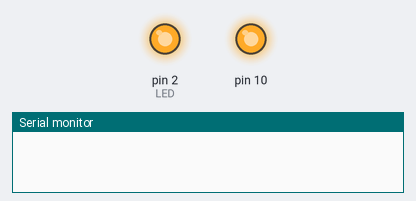
A sketch run on a simulated Arduino Uno, built with avr-gcc and run on an emulated ATmega328P. On the bench: output pins drawn as LEDs (lit = HIGH), the last lines printed to the serial monitor. No radio packets arrive unless stated.

Above: at 0.3 s.
At 5.6 s:
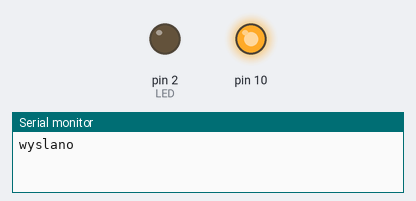
Timing chart, 0 to 13.7 s (numbered marks = the images above):
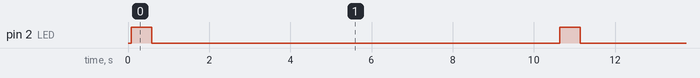

Measured:
- by itself, pin 2 (LED): alternates HIGH for 0.50 s and LOW for 10.1 s

The sketch:

komunikacja_do_ula_nadawanie.ino
```cpp
#include <SPI.h>
#include <LoRa.h>

#define SS 5
#define RST 22
#define DIO0 21
#define LED 2

void setup() {
  pinMode(LED, OUTPUT);
  Serial.begin(115200);
  SPI.begin();
  LoRa.setPins(SS,RST,DIO0);

  while (!LoRa.begin(868E6)) {
    Serial.println(".");
    delay(500);
  }

  LoRa.setSyncWord(0x12);
  LoRa.setSpreadingFactor(12);
  LoRa.setSignalBandwidth(125E3);
  LoRa.setCodingRate4(8);
  LoRa.enableCrc();
  LoRa.setTxPower(14);
}

void loop() {
  static int waga = 0;
  LoRa.beginPacket();
  LoRa.print("Waga wynosi=");
  LoRa.print(++waga) ;
  LoRa.endPacket();
  digitalWrite(2, HIGH);
  delay(500);
  digitalWrite(2, LOW);
  Serial.print("wyslano");
  delay(10000);

}
```
